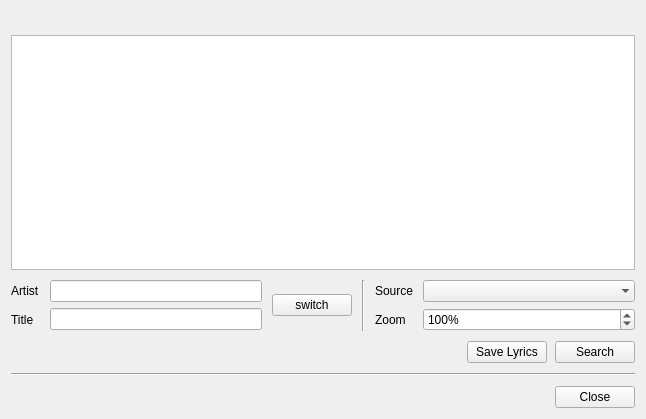
<?xml version="1.0" encoding="UTF-8"?>
<ui version="4.0">
 <class>GUI_Lyrics</class>
 <widget class="QWidget" name="GUI_Lyrics">
  <property name="geometry">
   <rect>
    <x>0</x>
    <y>0</y>
    <width>646</width>
    <height>419</height>
   </rect>
  </property>
  <layout class="QGridLayout" name="gridLayout">
   <property name="verticalSpacing">
    <number>10</number>
   </property>
   <item row="5" column="0" colspan="2">
    <widget class="Line" name="line">
     <property name="orientation">
      <enum>Qt::Horizontal</enum>
     </property>
    </widget>
   </item>
   <item row="2" column="0" rowspan="2" colspan="2">
    <layout class="QGridLayout" name="gridLayout_11">
     <property name="horizontalSpacing">
      <number>10</number>
     </property>
     <property name="verticalSpacing">
      <number>6</number>
     </property>
     <item row="1" column="1">
      <widget class="QLineEdit" name="le_title"/>
     </item>
     <item row="0" column="2" rowspan="2">
      <widget class="QPushButton" name="btn_switch">
       <property name="text">
        <string>switch</string>
       </property>
      </widget>
     </item>
     <item row="0" column="1">
      <widget class="QLineEdit" name="le_artist"/>
     </item>
     <item row="0" column="3" rowspan="2" colspan="3">
      <widget class="Line" name="line_2">
       <property name="orientation">
        <enum>Qt::Vertical</enum>
       </property>
      </widget>
     </item>
     <item row="0" column="6">
      <widget class="QLabel" name="lab_source">
       <property name="toolTip">
        <string notr="true"/>
       </property>
       <property name="text">
        <string notr="true">Source</string>
       </property>
      </widget>
     </item>
     <item row="1" column="0">
      <widget class="QLabel" name="lab_tit">
       <property name="toolTip">
        <string notr="true"/>
       </property>
       <property name="text">
        <string notr="true">Title</string>
       </property>
      </widget>
     </item>
     <item row="0" column="7">
      <widget class="Gui::ComboBox" name="combo_servers">
       <property name="sizePolicy">
        <sizepolicy hsizetype="MinimumExpanding" vsizetype="Minimum">
         <horstretch>0</horstretch>
         <verstretch>0</verstretch>
        </sizepolicy>
       </property>
       <property name="currentIndex">
        <number>-1</number>
       </property>
       <property name="frame">
        <bool>false</bool>
       </property>
      </widget>
     </item>
     <item row="1" column="6">
      <widget class="QLabel" name="lab_zoom">
       <property name="toolTip">
        <string notr="true"/>
       </property>
       <property name="text">
        <string>Zoom</string>
       </property>
      </widget>
     </item>
     <item row="1" column="7">
      <widget class="QSpinBox" name="sb_zoom">
       <property name="sizePolicy">
        <sizepolicy hsizetype="Minimum" vsizetype="Minimum">
         <horstretch>0</horstretch>
         <verstretch>0</verstretch>
        </sizepolicy>
       </property>
       <property name="suffix">
        <string notr="true">%</string>
       </property>
       <property name="minimum">
        <number>50</number>
       </property>
       <property name="maximum">
        <number>200</number>
       </property>
       <property name="singleStep">
        <number>10</number>
       </property>
       <property name="value">
        <number>100</number>
       </property>
      </widget>
     </item>
     <item row="0" column="0">
      <widget class="QLabel" name="lab_artist">
       <property name="toolTip">
        <string notr="true"/>
       </property>
       <property name="text">
        <string notr="true">Artist</string>
       </property>
      </widget>
     </item>
    </layout>
   </item>
   <item row="7" column="0" colspan="2">
    <widget class="QDialogButtonBox" name="buttonBox">
     <property name="standardButtons">
      <set>QDialogButtonBox::Close</set>
     </property>
    </widget>
   </item>
   <item row="0" column="0" colspan="2">
    <widget class="QLabel" name="lab_header">
     <property name="text">
      <string notr="true"/>
     </property>
     <property name="textFormat">
      <enum>Qt::RichText</enum>
     </property>
     <property name="textInteractionFlags">
      <set>Qt::LinksAccessibleByMouse|Qt::TextSelectableByMouse</set>
     </property>
    </widget>
   </item>
   <item row="1" column="0" colspan="2">
    <widget class="QTextEdit" name="te_lyrics"/>
   </item>
   <item row="4" column="0" colspan="2">
    <layout class="QHBoxLayout" name="horizontalLayout">
     <property name="spacing">
      <number>8</number>
     </property>
     <item>
      <spacer name="horizontalSpacer">
       <property name="orientation">
        <enum>Qt::Horizontal</enum>
       </property>
       <property name="sizeHint" stdset="0">
        <size>
         <width>40</width>
         <height>20</height>
        </size>
       </property>
      </spacer>
     </item>
     <item>
      <widget class="QPushButton" name="btn_save_lyrics">
       <property name="text">
        <string>Save Lyrics</string>
       </property>
      </widget>
     </item>
     <item>
      <widget class="QPushButton" name="btn_search">
       <property name="minimumSize">
        <size>
         <width>80</width>
         <height>0</height>
        </size>
       </property>
       <property name="text">
        <string notr="true">Search</string>
       </property>
      </widget>
     </item>
    </layout>
   </item>
  </layout>
 </widget>
 <customwidgets>
  <customwidget>
   <class>Gui::ComboBox</class>
   <extends>QComboBox</extends>
   <header>Gui/Utils/Widgets/ComboBox.h</header>
  </customwidget>
 </customwidgets>
 <resources/>
 <connections/>
</ui>
